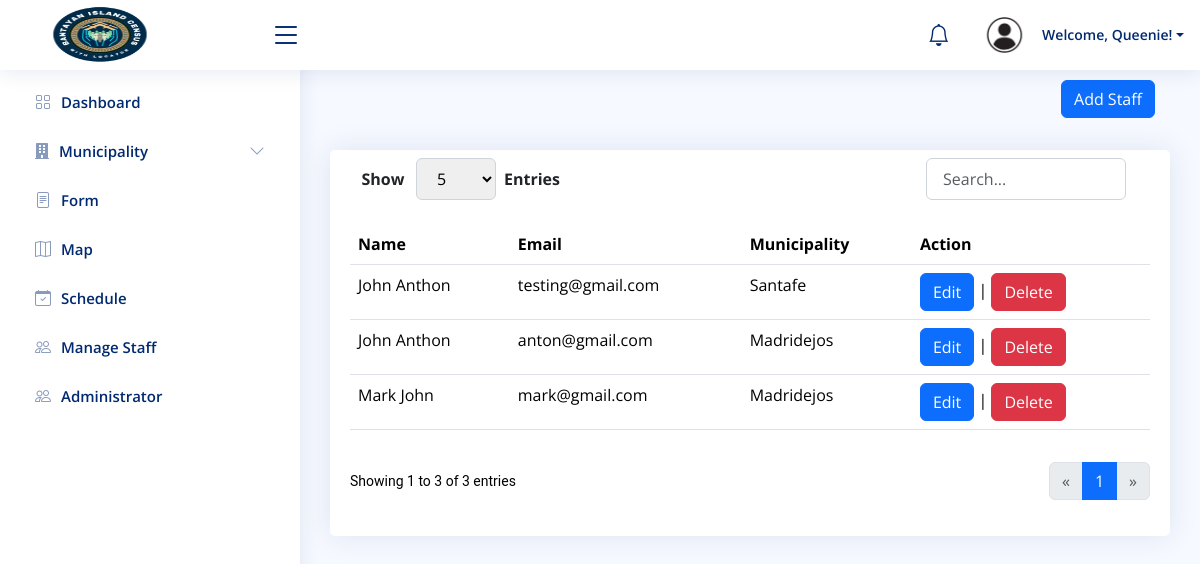
Screenshot of /admin/manage-staff.php (signed in) with the database file from the repository.
### tables this page shows
CREATE TABLE `staff` (
  `id` int(11) NOT NULL,
  `name` varchar(255) NOT NULL,
  `email` varchar(255) NOT NULL,
  `password` varchar(255) NOT NULL,
  `municipality` varchar(255) NOT NULL
);

### admin/manage-staff.php (the view, shortened to what this page needs)
<?php
include 'header.php';
include '../database/db_connect.php';
$limit = isset($_GET['limit']) ? intval($_GET['limit']) : 10;
$page = isset($_GET['page']) ? intval($_GET['page']) : 1;
$offset = ($page - 1) * $limit;
$sql = "SELECT id, name, email, municipality FROM staff LIMIT ? OFFSET ?";
$stmt = $conn->prepare($sql);
$stmt->bind_param("ii", $limit, $offset);
if (!$stmt->execute()) {
    die("Error fetching records: " . $stmt->error);
}
$result = $stmt->get_result();
?>
<link rel="stylesheet" href="https://cdnjs.cloudflare.com/ajax/libs/font-awesome/5.15.4/css/all.min.css" />
<link rel="stylesheet" href="https://cdn.jsdelivr.net/npm/sweetalert2@11/dist/sweetalert2.min.css">
<main id="main" class="main">
  <div class="container">
    <div class="d-flex justify-content-between align-items-center mb-3">
        <button type="button" class="btn btn-primary" data-bs-toggle="modal" data-bs-target="#exampleModal">
            Add Staff
        </button>
    </div>
</div>
<section class="section mt-3">
  <div class="row">
    <div class="col-lg-12">
      <div class="card">
        <div class="card-body">
          <div class="form-groups align-items-center">
            <div class="dropdown-container">
              <label for="entriesSelect">Show</label>
              <select id="entriesSelect" class="form-selects">
                <option value="5"selected>5</option>
              </select>
              <span><b>Entries</b></span>
            </div>
            <div class="search-container">
              <input type="text" id="searchInput" class="form-control" placeholder="Search...">
            </div>
          </div>
          <table id="staffTable" class="table datatable">
            <thead>
              <tr>
                <th>Name</th>
                <th>Email</th>
                <th>Municipality</th>
                <th>Action</th>
              </tr>
            </thead>
            <tbody>
              <?php
              if ($result->num_rows > 0) {
                while ($row = $result->fetch_assoc()) {
                  echo "<td>" . htmlspecialchars($row['name']) . "</td>";
                  echo "<td>" . htmlspecialchars($row['email']) . "</td>";
                  echo "<td>" . htmlspecialchars($row['municipality']) . "</td>";
                  echo "<td>
                          <button class='btn btn-primary edit-btn' data-id='" . htmlspecialchars($row['id']) . "'>Edit</button> |
                          <button class='btn btn-danger delete-btn' data-id='" . htmlspecialchars($row['id']) . "'>Delete</button>
                        </td>";
                }
              } else {
                echo "<tr><td colspan='5'>No records found</td></tr>";
              }
              ?>
            </tbody>
          </table>
<div class="pagination-info-wrapper">
  <div class="pagination-info">
    <span class="info-text">Showing</span>
    <span id="startEntry" class="range">1</span>
    <span class="info-text">to</span>
    <span id="endEntry" class="range">5</span>
    <span class="info-text">of</span>
    <span id="totalEntries" class="total">6</span>
    <span class="info-text">entries</span>
  </div>
  <div class="pagination-controls">
    <nav aria-label="Page navigation">
      <ul class="pagination">
      </ul>
    </nav>
  </div>
</div>
      </div>
    </div>
  </div>
</section>
</main>
<?php include 'footer.php'; ?>

### admin/assets/css/style.css (style rules this page uses)
:root { scroll-behavior: smooth; }
body { font-family: "Open Sans", sans-serif; background: #f6f9ff; color: #444444; }
#main { margin-top: 60px; padding: 20px 30px; transition: all 0.3s; }
.card { margin-bottom: 30px; border: none; border-radius: 5px; box-shadow: 0px 0 30px rgba(1, 41, 112, 0.1); }
.card-body { padding: 0 20px 20px 20px; }
@media (min-width: 1200px) { #main, #footer { margin-left: 300px; } }

### admin/manage-staff.php (style rules this page uses)
.container { display: flex; justify-content: flex-end; padding: 0 15px; }
.form-groups { display: flex; align-items: center; margin-bottom: 1rem; padding: 0.5rem; }
.form-groups .dropdown-container { display: flex; align-items: center; gap: 0.5rem; }
.form-groups .dropdown-container label { display: inline-block; font-weight: bold; text-align: center; width: 50px; }
.form-selects { border-radius: 0.375rem; border: 1px solid #ced4da; padding: 0.5rem 1rem; font-size: 1rem; transition: border-color 0.15s ease-in-out, box-shadow 0.15s ease-in-out; width: 80px; margin: 0; }
.search-container { margin-left: auto; margin-right: 1rem; display: flex; align-items: center; }
#searchInput { width: 200px; padding: 0.5rem 1rem; border-radius: 0.375rem; border: 1px solid #ced4da; font-size: 1rem; transition: border-color 0.15s ease-in-out, box-shadow 0.15s ease-in-out; }
.pagination-info-wrapper { display: flex; justify-content: space-between; align-items: center; margin-top: 1rem; }
.pagination-info { font-size: 0.875rem; color: black; font-family: 'Roboto', sans-serif; }
.pagination-controls { display: flex; justify-content: flex-end; align-items: center; margin-top: 1rem; }

### rows the page displays
staff: name "John Anthon", email "testing@gmail.com", municipality "Santafe"
staff: name "John Anthon", email "anton@gmail.com", municipality "Madridejos"
staff: name "Mark John", email "mark@gmail.com", municipality "Madridejos"

### other values shown
$_SESSION['name'] "Queenie"
